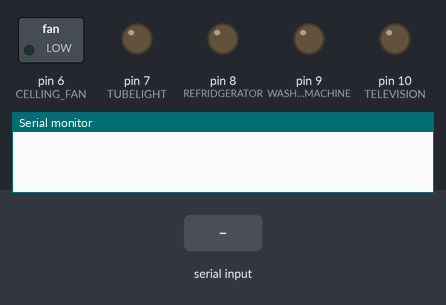
A sketch run on a simulated Arduino Uno, built with avr-gcc and run on an emulated ATmega328P. Parts: switched loads named in the sketch (green lamp = pin HIGH), output pins drawn as LEDs (lit = HIGH), the last lines printed to the serial monitor. The inputs (shaded band) are chosen by the test bench.

Above: at 1.2 s.
1.3 s: "a" received over the second serial link
At 2.1 s:
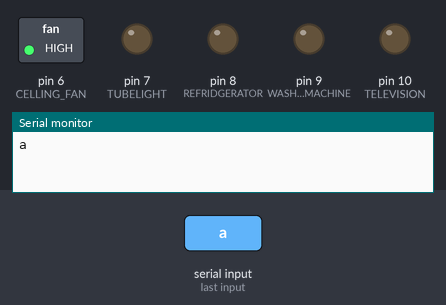
2.8 s: "b" received over the second serial link
At 3.2 s:
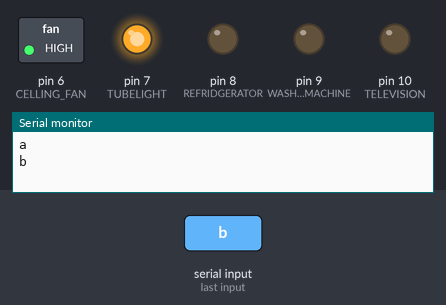
4.3 s: "c" received over the second serial link
At 5.5 s:
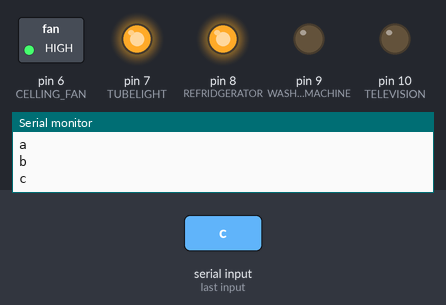
5.8 s: "d" received over the second serial link
At 6.7 s:
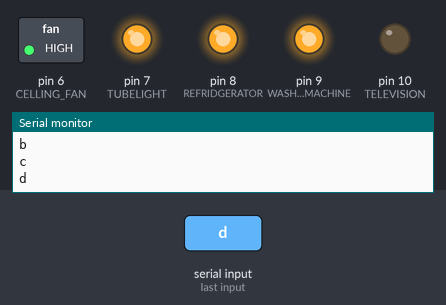
7.3 s: "e" received over the second serial link
At 7.9 s:
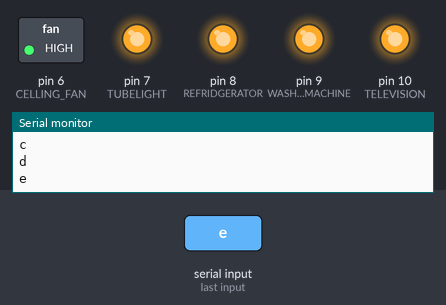
Timing chart, 0 to 9.8 s (numbered marks = the images above; inputs shaded):
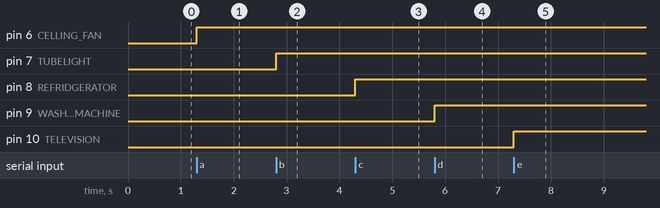

The sketch:

HOME_AUTOMOTION.ino
```cpp
#include <SoftwareSerial.h>
SoftwareSerial BLUETOOTH(4,5);
char data;
int CELLING_FAN=6;
int TUBELIGHT=7;
int REFRIDGERATOR=8;
int WASHING_MACHINE=9;
int TELEVISION=10;


void setup() {
  pinMode(CELLING_FAN,OUTPUT);
  pinMode(TUBELIGHT,OUTPUT);
  pinMode(REFRIDGERATOR,OUTPUT);
  pinMode(WASHING_MACHINE,OUTPUT);
  pinMode(TELEVISION,OUTPUT);

  Serial.begin(9600);
  BLUETOOTH.begin(9600);


}

void loop() {
  if(BLUETOOTH.available())
  {
    data=BLUETOOTH.read();
    Serial.println(data);
  }

  {
    switch(data)
    {
      case'a':
      digitalWrite(CELLING_FAN,1);
      break;

      case'b':
      digitalWrite(TUBELIGHT,1);
      break;

      case'c':
      digitalWrite(REFRIDGERATOR,1);
      break;

      case'd':
      digitalWrite(WASHING_MACHINE,1);
      break;

      case'e':
      digitalWrite(TELEVISION,1);
      break;

      case'1':
      digitalWrite(1,0);
      break;

      case'2':
      digitalWrite(2,0);
      break;

      case'3':
      digitalWrite(3,0);
      break;

      case'4':
      digitalWrite(4,0);
      break;

      case'5':
      digitalWrite(5,0);
      break;

  }
  }


}
```

Measured:
- after the input at 1.3 s, pin 6 (CELLING_FAN): LOW → HIGH at once
- after the input at 2.8 s, pin 7 (TUBELIGHT): LOW → HIGH at once
- after the input at 4.3 s, pin 8 (REFRIDGERATOR): LOW → HIGH at once
- after the input at 5.8 s, pin 9 (WASHING_MACHINE): LOW → HIGH at once
- after the input at 7.3 s, pin 10 (TELEVISION): LOW → HIGH at once
